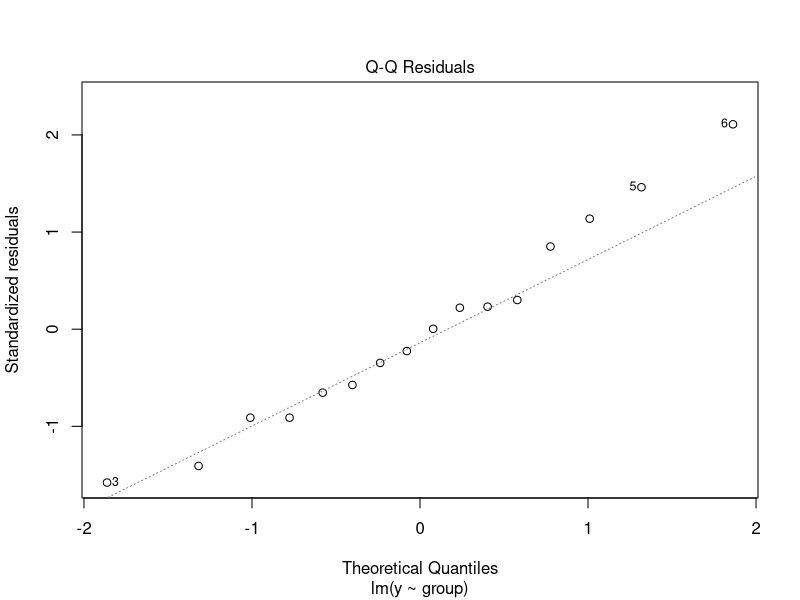
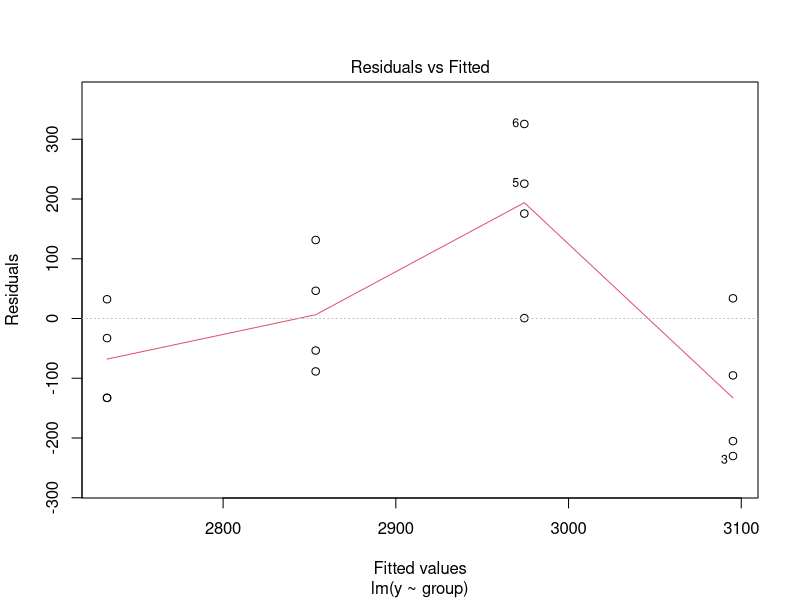

Generate these figures, in order, with R:
## ---- chunk 1
knitr::opts_chunk$set(echo = TRUE)
## ---- chunk 2
y1<-c(3129, 3000, 2865, 2890)
y2<-c(3200, 3300, 2975, 3150)
y3<-c(2800, 2900, 2985, 2765)
y4<-c(2600, 2700, 2600, 2765)
y <- c(y1, y2, y3, y4)
n <- rep(4, 4) 
group <- rep(1:4, n)
group_df <- data.frame(y, group)
group_df <- transform(group_df, group = factor(group))
## ---- chunk 3
summary(aov(y ~ group, data = group_df))#MSE= 12380
## ---- chunk 4
lsd<-qt(p=.975, df=12)*sqrt(12380*2/4)
abs(mean(y1)-mean(y2))#185.25
abs(mean(y1)-mean(y3))#108.5
abs(mean(y1)-mean(y4))#304.75
abs(mean(y2)-mean(y3))#293.75
abs(mean(y2)-mean(y4))#490
abs(mean(y3)-mean(y4))#196.25
## ---- chunk 5
plot(lm(y ~ group),2)
## ---- chunk 6
plot(lm(y ~ group),1)
## ---- chunk 7
TukeyHSD(x=aov(y ~ group, data = group_df), conf.level=0.95)
## ---- chunk 8
Z1<-c(100, 96, 92, 96, 92)
Z2<-c(76, 80, 75, 84, 82)
Z3<-c(108, 100, 96, 98, 100)
Z <- c(Z1, Z2, Z3)
nZ <- rep(5, 3) 
groupZ <- rep(1:3, nZ)
groupZ_df <- data.frame(Z, groupZ)
groupZ_df <- transform(groupZ_df, groupZ = factor(groupZ))
